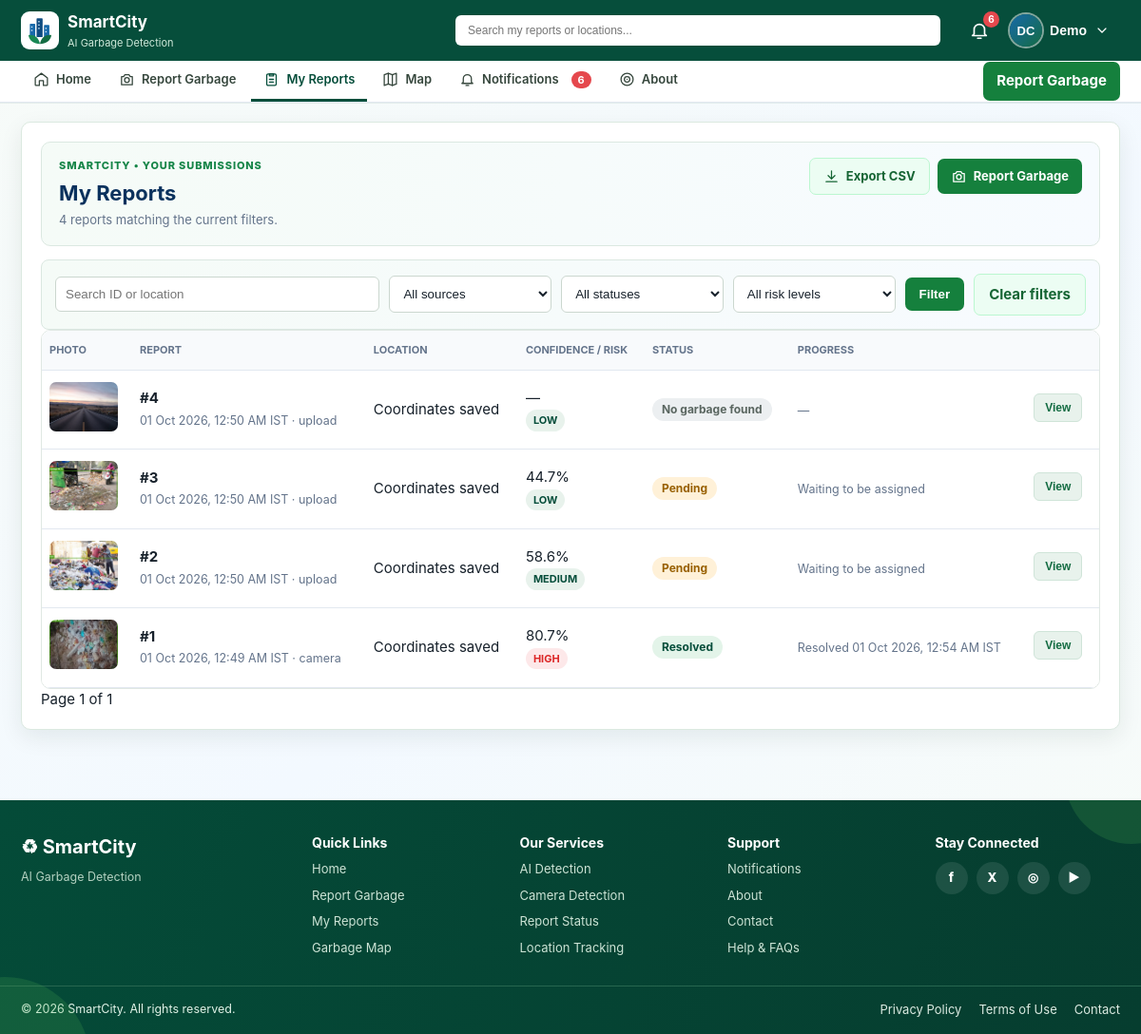
Page /my-reports (signed in) on the earlier database version.
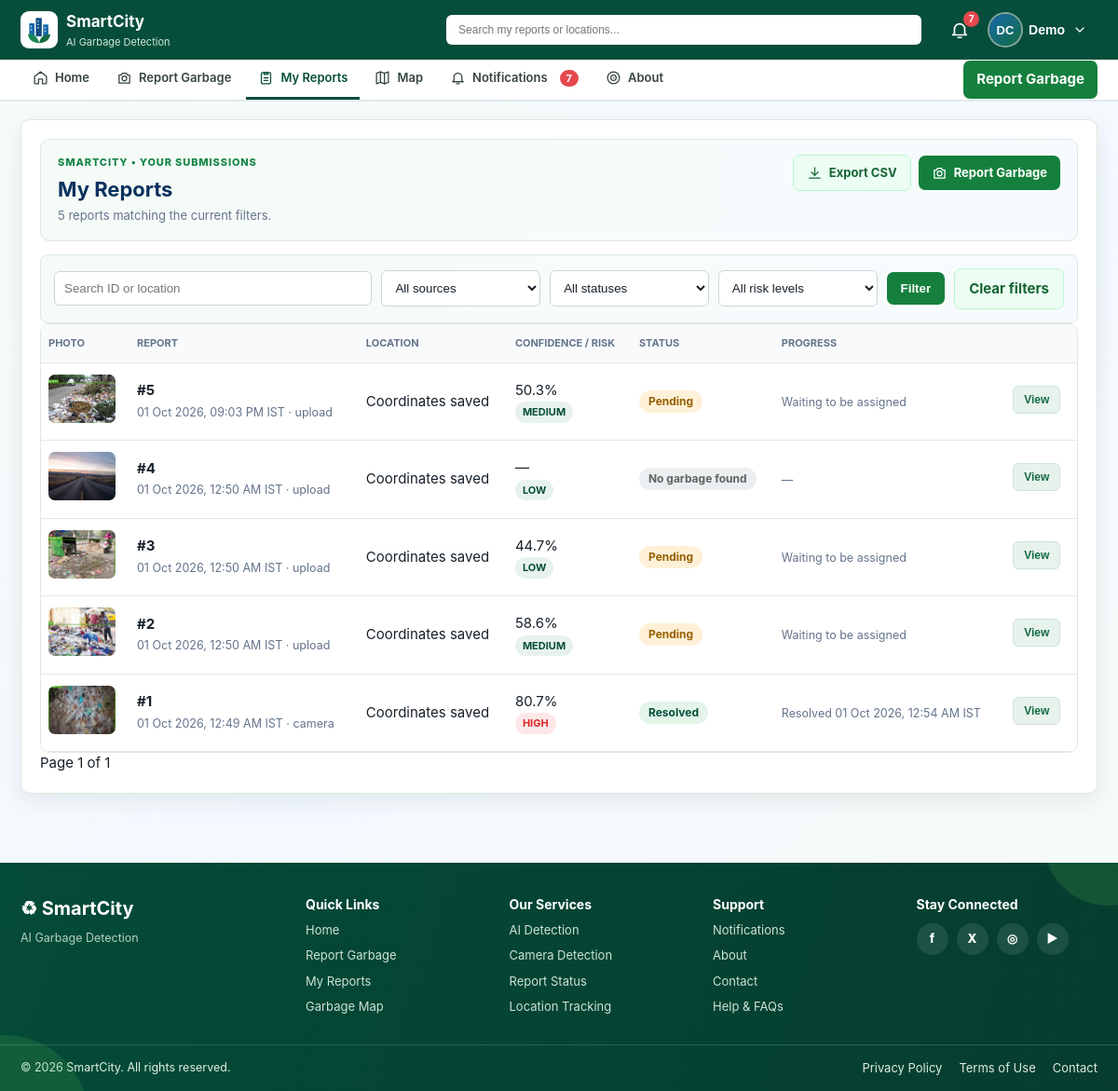
Same page on the later database version.
### tables this page shows
CREATE TABLE users (
    id INTEGER PRIMARY KEY AUTOINCREMENT,
    username TEXT NOT NULL UNIQUE COLLATE NOCASE,
    email TEXT UNIQUE COLLATE NOCASE,
    full_name TEXT NOT NULL,
    phone TEXT,
    password_hash TEXT NOT NULL,
    role TEXT NOT NULL DEFAULT 'user' CHECK(role IN ('admin', 'user', 'staff')),
    is_active INTEGER NOT NULL DEFAULT 1,
    created_at TEXT NOT NULL DEFAULT CURRENT_TIMESTAMP,
    last_login_at TEXT
);

CREATE TABLE detections (
    id INTEGER PRIMARY KEY AUTOINCREMENT,
    created_at TEXT NOT NULL DEFAULT CURRENT_TIMESTAMP,
    detection_count INTEGER NOT NULL,
    confidence REAL,
    image_path TEXT NOT NULL,
    result_path TEXT NOT NULL,
    latitude REAL,
    longitude REAL,
    address TEXT,
    source TEXT NOT NULL CHECK(source IN ('upload', 'camera'))
, image_hash TEXT, box_area_ratio REAL, is_valid INTEGER NOT NULL DEFAULT 1, validation_reason TEXT, is_duplicate INTEGER NOT NULL DEFAULT 0, duplicate_reason TEXT, risk_level TEXT, risk_score INTEGER, risk_reason TEXT, user_id INTEGER);

CREATE TABLE cases (
    id INTEGER PRIMARY KEY AUTOINCREMENT,
    alert_id INTEGER NOT NULL UNIQUE REFERENCES alerts(id),
    detection_id INTEGER NOT NULL UNIQUE REFERENCES detections(id),
    status TEXT NOT NULL DEFAULT 'PENDING' CHECK(status IN ('PENDING', 'ASSIGNED', 'CLEANING', 'COMPLETED')),
    assignee_id INTEGER REFERENCES assignees(id),
    notes TEXT,
    created_at TEXT NOT NULL DEFAULT CURRENT_TIMESTAMP,
    updated_at TEXT NOT NULL DEFAULT CURRENT_TIMESTAMP
, before_image_path TEXT, started_at TEXT, after_image_path TEXT, completed_at TEXT, completion_notes TEXT, resolution_minutes INTEGER);

### app/main.py (the view)
    @app.get("/my-reports")
    @user_required
    def my_reports():
        return report_list_page("mine", user_id=g.user["id"])

### app/templates/history.html (shortened to what this page needs)
{% extends layout %}{% from '_icons.html' import icon %}
{% set all_scope = scope == 'all' %}
{% block content %}
{% set list_endpoint = 'admin_reports' if all_scope else 'my_reports' %}
{% set export_args = {'q': search, 'source': source, 'status': status, 'risk': risk} %}
{% if reporter %}{% set _ = export_args.update({'user': reporter['id']}) %}{% endif %}
<section class="panel history-page">
  <div class="panel-heading"><div><small class="eyebrow">SMARTCITY • {{ 'REPORT DIRECTORY' if all_scope else 'YOUR SUBMISSIONS' }}</small><h2>{{ 'All Garbage Reports' if all_scope else 'My Reports' }}{% if reporter %} <span class="muted-title">by {{ reporter['full_name'] }}</span>{% endif %}</h2><p>{{ total }} report{{ '' if total == 1 else 's' }} matching the current filters.</p></div>
  <div class="actions"><a class="button secondary" href="{{ url_for('export_history' if all_scope else 'export_my_reports', **export_args) }}">{{ icon('download', 17) }} Export CSV</a>{% if not all_scope %}<a class="button" href="{{ url_for('detect') }}">{{ icon('camera', 17) }} Report Garbage</a>{% endif %}</div></div>
  <form class="filters" method="get"><input name="q" value="{{ search }}" placeholder="{{ 'Search ID, location or reporter' if all_scope else 'Search ID or location' }}"><select name="source"><option value="">All sources</option></select><select name="status"><option value="">All statuses</option></select><select name="risk"><option value="">All risk levels</option></select><button class="button" type="submit">Filter</button><a class="button secondary" href="{{ url_for(list_endpoint) }}">Clear filters</a></form>
  {% if records %}<div class="table-wrap"><table><thead><tr><th>Photo</th><th>Report</th>{% if all_scope %}<th>Reported by</th>{% endif %}<th>Location</th><th>Confidence / risk</th><th>Status</th>{% if all_scope %}<th>Assigned to</th><th>Actions</th>{% else %}<th>Progress</th><th></th>{% endif %}</tr></thead><tbody>
  {% for item in records %}<tr>
    <td><img class="thumb" src="{{ url_for('static', filename=item['result_path']) }}" alt="Report {{ item['id'] }}"></td>
    <td><b>#{{ item['id'] }}</b><br><small>{{ item['created_at']|india_datetime }} · {{ item['source'] }}</small></td>
    <td>{{ item['address'] or ('Coordinates saved' if item['latitude'] is not none else 'Not shared') }}</td>
    <td>{{ item['confidence']|percent }}<br><span class="badge {{ (item['case_risk_level'] or 'low')|lower }}">{{ item['case_risk_level'] or item['risk_level'] or 'Not assessed' }}</span></td>
    <td>{% if item['case_id'] %}<span class="pill {{ item['case_status']|status_class }}">{{ (item['case_status']|status_label) if all_scope else (item['case_status']|status_group) }}</span>{% if all_scope %}<br><small>Case #{{ item['case_id'] }}</small>{% endif %}{% elif item['detection_count'] == 0 %}<span class="pill none">No garbage found</span>{% else %}<span class="pill none">No case</span>{% endif %}</td>
    {% if all_scope %}<td>{{ item['assignee_name'] or '—' }}</td>
    <td class="row-actions">{% if item['case_id'] %}<a class="mini-btn view" href="{{ url_for('case_detail', case_id=item['case_id']) }}">View case</a><a class="mini-btn plain" href="{{ url_for('report', detection_id=item['id']) }}">Report</a><form class="inline" method="post" action="{{ url_for('delete_case', case_id=item['case_id']) }}" data-confirm="Delete Case #{{ item['case_id'] }} and its report? This cannot be undone."><input type="hidden" name="back" value="{{ request.full_path.rstrip('?') }}"><button class="mini-btn del" type="submit">Delete case</button></form>{% else %}<a class="mini-btn view" href="{{ url_for('report', detection_id=item['id']) }}">View report</a><form class="inline" method="post" action="{{ url_for('delete_history', detection_id=item['id']) }}" data-confirm="Delete report #{{ item['id'] }}? This cannot be undone."><button class="mini-btn del" type="submit">Delete</button></form>{% endif %}</td>
    {% else %}<td>{% if item['case_id'] %}{% if item['completed_at'] %}<small>Resolved {{ item['completed_at']|india_datetime }}</small>{% elif item['assignee_name'] %}<small>Handled by {{ item['assignee_name'] }}</small>{% else %}<small>Waiting to be assigned</small>{% endif %}{% else %}<small>—</small>{% endif %}</td><td class="row-actions"><a class="mini-btn view" href="{{ url_for('report', detection_id=item['id']) }}">View</a></td>{% endif %}
  </tr>{% endfor %}</tbody></table></div>
  <nav class="pagination"><span>Page {{ page }} of {{ pages }}</span></nav>
  {% endif %}
</section>
{% endblock %}

### app/templates/base.html (shortened to what this page needs)
{% from '_icons.html' import icon, logo %}<!doctype html><html lang="en"><head><meta charset="utf-8">{% include '_pwa_head.html' %}<title>{% block title %}SmartCity Garbage Detection{% endblock %}</title><link rel="stylesheet" href="{{ url_for('static',filename='css/app.css') }}"><link rel="stylesheet" href="{{ url_for('static',filename='css/final-ui.css') }}"><link rel="stylesheet" href="{{ url_for('static',filename='css/final-polish.css') }}"><link rel="stylesheet" href="{{ url_for('static',filename='css/backgrounds.css') }}"><link rel="stylesheet" href="{{ url_for('static',filename='css/ui-polish-v2.css') }}"><link rel="stylesheet" href="{{ url_for('static',filename='css/portal.css') }}">{% block head %}{% endblock %}</head><body data-page="{{ active_path }}">
<header class="site-header"><div class="header-main"><a class="brand" href="{{ url_for('dashboard') }}">{{ logo(40) }}<span><strong>SmartCity</strong><small>AI Garbage Detection</small></span></a>{% if current_user %}<form class="site-search" action="{{ url_for('my_reports') }}" method="get"><input name="q" placeholder="Search my reports or locations..." aria-label="Search my reports"></form>{% endif %}<div class="header-tools">{% if current_user %}<a class="tool-link bell-link" href="{{ url_for('notifications') }}" aria-label="Notifications">{{ icon('bell', 22) }}{% if unread_notifications %}<b>{{ unread_notifications }}</b>{% endif %}</a>{% endif %}{% include '_profile_menu.html' %}</div><button class="menu-button" data-menu aria-label="Open navigation">☰</button></div>{% if current_user %}<div class="nav-row"><nav class="nav-links" id="sidebar"><a class="{{ 'active' if active_path == '/' }}" href="{{ url_for('dashboard') }}">{{ icon('home', 17) }}Home</a><a class="{{ 'active' if active_path == '/detect' }}" href="{{ url_for('detect') }}">{{ icon('camera', 17) }}Report Garbage</a><a class="{{ 'active' if active_path in ['/my-reports'] or active_path.startswith('/reports/') }}" href="{{ url_for('my_reports') }}">{{ icon('clipboard', 17) }}My Reports</a><a class="{{ 'active' if active_path == '/map' }}" href="{{ url_for('map_view') }}">{{ icon('map', 17) }}Map</a><a class="{{ 'active' if active_path == '/notifications' }}" href="{{ url_for('notifications') }}">{{ icon('bell', 17) }}Notifications{% if unread_notifications %}<b class="nav-count">{{ unread_notifications }}</b>{% endif %}</a><a class="{{ 'active' if active_path == '/about' }}" href="{{ url_for('about') }}">{{ icon('target', 17) }}About</a></nav><a class="button report-now" href="{{ url_for('detect') }}">Report Garbage</a></div>{% endif %}</header>
<main class="content">{% block content %}{% endblock %}</main>
<footer class="site-footer"><div class="site-footer-inner footer-columns"><div class="footer-brand"><strong>♻ SmartCity</strong><small>AI Garbage Detection</small></div><div><strong>Quick Links</strong><a href="{{ url_for('dashboard') }}">Home</a><a href="{{ url_for('detect') }}">Report Garbage</a><a href="{{ url_for('my_reports') }}">My Reports</a><a href="{{ url_for('map_view') }}">Garbage Map</a></div><div><strong>Our Services</strong><a href="{{ url_for('detect') }}">AI Detection</a><a href="{{ url_for('detect') }}#camera">Camera Detection</a><a href="{{ url_for('my_reports') }}">Report Status</a><a href="{{ url_for('map_view') }}">Location Tracking</a></div><div><strong>Support</strong><a href="{{ url_for('notifications') }}">Notifications</a><a href="{{ url_for('about') }}">About</a><a href="{{ url_for('about') }}#help">Contact</a><a href="{{ url_for('about') }}#help">Help &amp; FAQs</a></div><div class="footer-social"><strong>Stay Connected</strong><div class="social-icons" aria-label="Stay connected"><a href="#" aria-label="Facebook">f</a><a href="#" aria-label="X">X</a><a href="#" aria-label="Instagram">◎</a><a href="#" aria-label="YouTube">▶</a></div></div></div><div class="site-footer-inner footer-bottom"><small>© 2026 SmartCity. All rights reserved.</small><nav><a href="#">Privacy Policy</a><a href="#">Terms of Use</a><a href="{{ url_for('about') }}#help">Contact</a></nav></div></footer><script src="{{ url_for('static',filename='js/ui.js') }}"></script><script src="{{ url_for('static',filename='js/app.js') }}"></script>{% block scripts %}{% endblock %}</body></html>

### app/templates/_icons.html (shortened to what this page needs)
{% macro icon(name, size=20) -%}
<svg class="ico" width="{{ size }}" height="{{ size }}" viewBox="0 0 24 24" fill="none" stroke="currentColor" stroke-width="1.8" stroke-linecap="round" stroke-linejoin="round" aria-hidden="true">{{ ICONS[name]|safe }}</svg>
{%- endmacro %}
{% macro logo(size=40) -%}
<svg class="logo-mark" width="{{ size }}" height="{{ size }}" viewBox="0 0 48 48" role="img" aria-label="SmartCity logo">
  <rect x="9" y="14" width="8" height="20" rx="1" fill="#1769aa"/><rect x="19" y="6" width="9" height="28" rx="1" fill="#0f4c81"/><rect x="30" y="16" width="8" height="18" rx="1" fill="#1769aa"/>
  <g fill="#cfe6f7"><rect x="11" y="18" width="2" height="2"/><rect x="11" y="23" width="2" height="2"/><rect x="21.5" y="10" width="2" height="2"/><rect x="21.5" y="15" width="2" height="2"/><rect x="21.5" y="20" width="2" height="2"/><rect x="32" y="20" width="2" height="2"/><rect x="32" y="25" width="2" height="2"/></g>
  <path d="M24 44c-9 0-16-5-17-13 8-1 15 3 17 13z" fill="#198754"/><path d="M24 44c9 0 16-5 17-13-8-1-15 3-17 13z" fill="#146c43"/>
</svg>
{%- endmacro %}

### app/templates/_pwa_head.html (shortened to what this page needs)
<link rel="stylesheet" href="{{ url_for('static', filename='css/mobile-app.css') }}">

### app/templates/_profile_menu.html (shortened to what this page needs)
{% from '_icons.html' import icon %}
{% if current_user %}
<div class="profile-menu" data-dropdown>
  <button class="profile-trigger" type="button" data-dropdown-toggle aria-haspopup="menu" aria-expanded="false" aria-label="Account menu">
    <span class="avatar">{{ user_initials }}</span>
    <span class="profile-name">{{ current_user['full_name'].split()[0] }}</span>
    {{ icon('chevron', 16) }}
  </button>
</div>
{% else %}
<div class="auth-links"><a class="button secondary" href="{{ url_for('login') }}">Login</a><a class="button" href="{{ url_for('register') }}">Register</a></div>
{% endif %}

Differences in the rows shown:
added cases: result_path (picture), id "5", created_at|india_datetime "01 Oct 2026, 09:03 PM IST", source "upload", latitude "Coordinates saved", confidence|percent "50.3%", item "MEDIUM", status "Pending", shows "Waiting to be assigned"
Other differences:
{{ unread_notifications }}: "6" → "7"
{{ total }}: "4" → "5"
